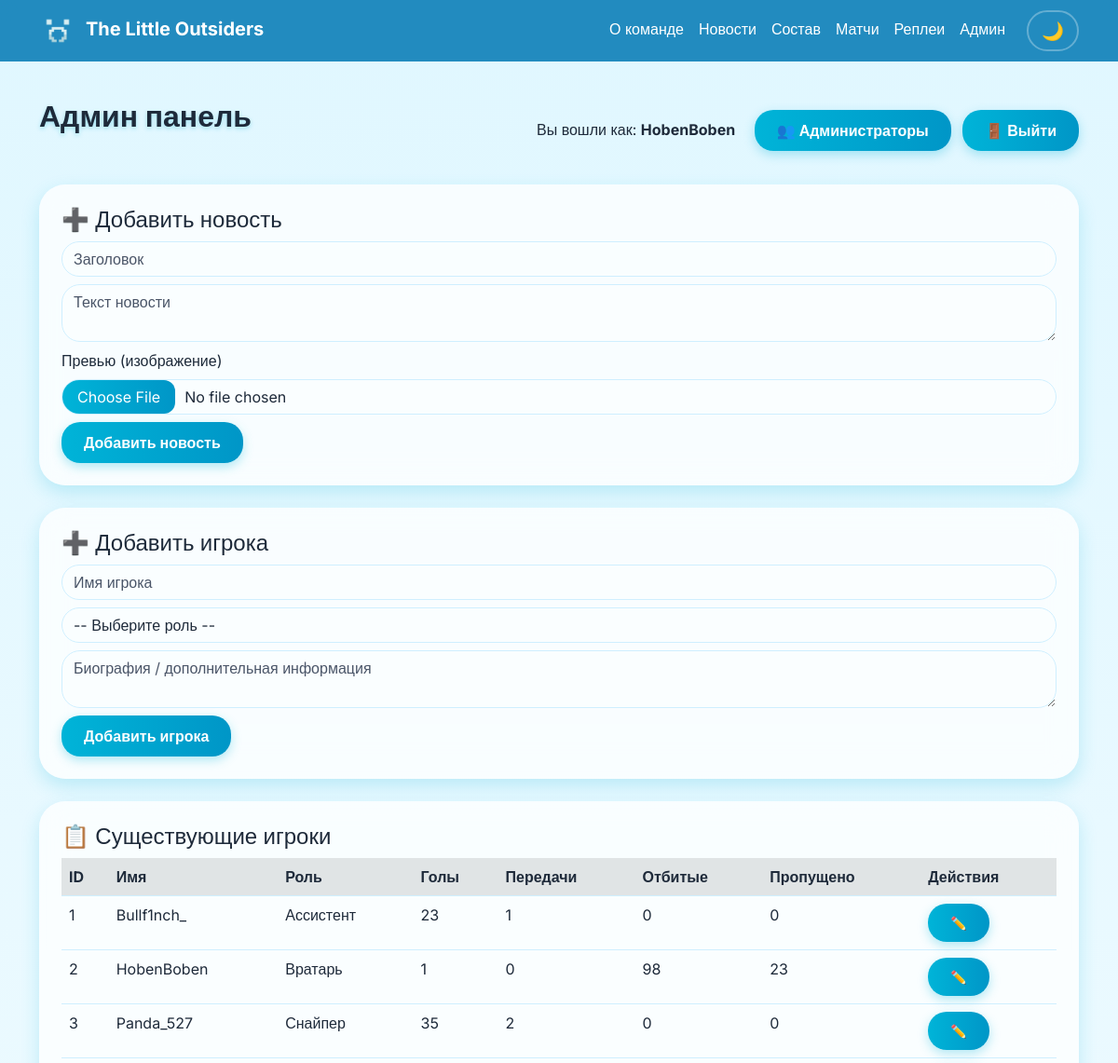
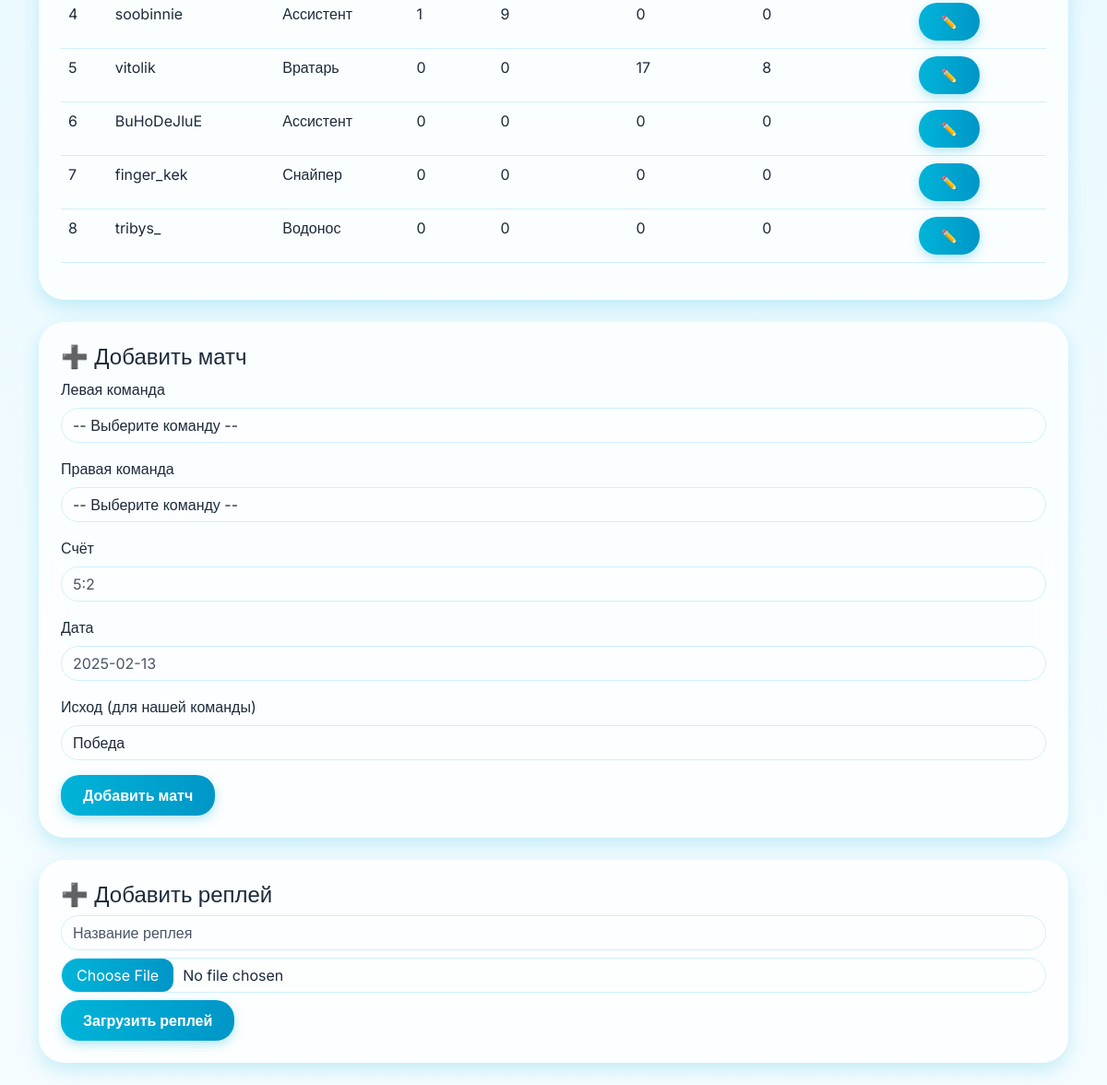
Screenshot of /admin (signed in) with the database file from the repository (2 pictures, top to bottom).
### tables this page shows
CREATE TABLE players (
                id INTEGER PRIMARY KEY,
                name TEXT NOT NULL,
                role TEXT NOT NULL,
                goals INTEGER DEFAULT 0,
                assists INTEGER DEFAULT 0,
                saves INTEGER DEFAULT 0,
                conceded INTEGER DEFAULT 0,
                bio TEXT
            );

### app.py (the view)
@app.route("/admin")
def admin():
    if not session.get("admin_id"):
        return redirect("/login")
    con = db()
    players = con.execute("SELECT id, name, role, goals, assists, saves, conceded, bio FROM players").fetchall()
    teams = con.execute("SELECT * FROM teams ORDER BY name").fetchall()
    con.close()
    return render_template("admin.html", players=players, teams=teams, admin_name=session.get("admin_name"))

### app.py (called while the page is built)
def db():
    return sqlite3.connect(DB_PATH)

### templates/admin.html (shortened to what this page needs)
{% extends "base.html" %}
{% block content %}
<div class="d-flex justify-content-between align-items-center mb-4">
    <h2 class="section-title">Админ панель</h2>
    <div>
        <span class="me-3">Вы вошли как: <strong>{{ admin_name }}</strong></span>
        <a href="/admin/admins" class="btn btn-modern me-2">👥 Администраторы</a>
        <a href="/logout" class="btn btn-modern">🚪 Выйти</a>
    </div>
</div>
<div class="card-modern">
    <h4>➕ Добавить новость</h4>
    <form method="POST" action="/admin/news/add" enctype="multipart/form-data">
        <input class="form-control mb-2" name="title" placeholder="Заголовок" required>
        <textarea class="form-control mb-2" name="text" placeholder="Текст новости" required></textarea>
        <div class="mb-2">
            <label class="form-label">Превью (изображение)</label>
            <input class="form-control" type="file" name="preview" accept="image/*">
        </div>
        <button class="btn btn-modern">Добавить новость</button>
    </form>
</div>
<div class="card-modern">
    <h4>➕ Добавить игрока</h4>
    <form method="POST" action="/admin/player/add" id="playerForm">
        <input class="form-control mb-2" name="name" placeholder="Имя игрока" required>
        <select name="role" class="form-control mb-2" id="roleSelect" required>
            <option value="">-- Выберите роль --</option>
        </select>
        <textarea class="form-control mb-2" name="bio" placeholder="Биография / дополнительная информация"></textarea>
        <button class="btn btn-modern">Добавить игрока</button>
    </form>
</div>
<div class="card-modern">
    <h4>📋 Существующие игроки</h4>
    <div class="table-responsive">
        <table class="table table-hover">
            <thead>
                <tr>
                    <th>ID</th>
                    <th>Имя</th>
                    <th>Роль</th>
                    <th>Голы</th>
                    <th>Передачи</th>
                    <th>Отбитые</th>
                    <th>Пропущено</th>
                    <th>Действия</th>
                </tr>
            </thead>
            <tbody>
                {% for p in players %}
                <tr>
                    <td>{{ p[0] }}</td>
                    <td>{{ p[1] }}</td>
                    <td>
                        {% if p[2] == 'goalie' %}Вратарь
                        {% elif p[2] == 'assistant' %}Ассистент
                        {% elif p[2] == 'sniper' %}Снайпер
                        {% elif p[2] == 'vodonos' %}Водонос
                        {% endif %}
                    </td>
                    <td>{{ p[3] }}</td>
                    <td>{{ p[4] }}</td>
                    <td>{{ p[5] }}</td>
                    <td>{{ p[6] }}</td>
                    <td>
                        <a href="/edit_player/{{ p[0] }}" class="btn btn-sm btn-modern">✏️</a>
                    </td>
                </tr>
                {% endfor %}
            </tbody>
        </table>
    </div>
</div>
<div class="card-modern">
    <h4>➕ Добавить матч</h4>
    <form method="POST" action="/admin/match/add">
        <div class="mb-3">
            <label class="form-label">Левая команда</label>
            <select name="team_left" class="form-control" required>
                <option value="">-- Выберите команду --</option>
            </select>
        </div>
        <div class="mb-3">
            <label class="form-label">Правая команда</label>
            <select name="team_right" class="form-control" required>
                <option value="">-- Выберите команду --</option>
            </select>
        </div>
        <div class="mb-3">
            <label class="form-label">Счёт</label>
            <input class="form-control" name="score" placeholder="5:2" required>
        </div>
        <div class="mb-3">
            <label class="form-label">Дата</label>
            <input class="form-control" name="date" placeholder="2025-02-13" required>
        </div>
        <div class="mb-3">
            <label class="form-label">Исход (для нашей команды)</label>
            <select name="result" class="form-control" required>
                <option value="win">Победа</option>
            </select>
        </div>
        <button class="btn btn-modern">Добавить матч</button>
    </form>
</div>
<div class="card-modern">
    <h4>➕ Добавить реплей</h4>
    <form method="POST" action="/admin/replay/add" enctype="multipart/form-data">
        <input class="form-control mb-2" name="title" placeholder="Название реплея" required>
        <input class="form-control mb-2" type="file" name="replay_file" accept="video/*,.mcworld,.zip" required>
        <button class="btn btn-modern">Загрузить реплей</button>
    </form>
</div>
{% endblock %}

### static/css/style.css (style rules this page uses)
:root { --bg-gradient-start: #e0f7ff; --bg-gradient-end: #f5fcff; --card-bg: rgba(255, 255, 255, 0.75); --text-color: #1e2a3a; --navbar-bg: rgba(0, 120, 180, 0.85); --accent: #00b4d8; --accent-hover: #0096c7; --border-color: #cfefff; --shadow: 0 8px 20px rgba(0, 180, 216, 0.2); --glow: 0 0 15px rgba(0, 180, 216, 0.6); --text-muted: #4a5568; --input-bg: rgba(255, 255, 255, 0.2); }
body { font-family: 'Inter', sans-serif; background: linear-gradient(180deg, var(--bg-gradient-start), var(--bg-gradient-end)); min-height: 100vh; margin: 0; color: var(--text-color); transition: background 0.4s ease, color 0.3s ease; }
.card-modern { background: var(--card-bg); backdrop-filter: blur(15px); border-radius: 28px !important; padding: 24px; margin-bottom: 24px; border: none; color: var(--text-color); transition: transform 0.3s ease, box-shadow 0.3s ease, background 0.3s ease; box-shadow: var(--shadow); }
.btn-modern { background: linear-gradient(90deg, var(--accent), var(--accent-hover)); color: white; border-radius: 20px !important; border: none; padding: 10px 24px; font-weight: 600; transition: 0.25s; box-shadow: 0 4px 12px rgba(0,180,216,0.3); }
.section-title { font-weight: 700; margin-bottom: 30px; color: var(--text-color); text-shadow: 0 2px 5px rgba(0,180,216,0.3); }
input, textarea { border-radius: 20px !important; border: 1px solid var(--border-color) !important; background: var(--input-bg) !important; color: var(--text-color) !important; transition: border 0.2s, box-shadow 0.2s; }
select.form-control, select.form-select { background-color: var(--input-bg) !important; color: var(--text-color) !important; border-color: var(--border-color) !important; border-radius: 20px !important; padding: 0.375rem 2.25rem 0.375rem 0.75rem; }
input[type=file].form-control { background-color: var(--input-bg) !important; color: var(--text-color) !important; border-color: var(--border-color) !important; border-radius: 20px !important; padding: 0.375rem 0.75rem; }
select.form-control option, select.form-select option { background-color: var(--card-bg); color: var(--text-color); }
.fade-in { animation: fade 0.7s cubic-bezier(0.2, 0.9, 0.3, 1); }
a, button { transition: all 0.2s ease; }
input.form-control, textarea.form-control, select.form-control, select.form-select { color: var(--text-color) !important; }
select.form-control option, select.form-select option { color: var(--text-color); background-color: var(--card-bg); }
input::placeholder, textarea::placeholder { color: var(--text-muted) !important; opacity: 0.7; }
input[type=file].form-control { color: var(--text-color) !important; }
.table { color: var(--text-color); background-color: transparent; }
.table > :not(caption) > * > * { background-color: transparent !important; color: var(--text-color) !important; border-bottom-color: var(--border-color); }
.table th, .table td { background-color: transparent !important; color: var(--text-color) !important; }
.table thead th { border-bottom-color: var(--border-color); background-color: rgba(0, 0, 0, 0.1) !important; }

### rows the page displays
players: name "HobenBoben", id "2", role "Вратарь", goals "1", assists "0", saves "98", conceded "23"
players: id "1", name "Bullf1nch_", role "Ассистент", goals "23", assists "1", saves "0", conceded "0"
players: id "3", name "Panda_527", role "Снайпер", goals "35", assists "2", saves "0", conceded "0"
players: id "4", name "soobinnie", role "Ассистент", goals "1", assists "9", saves "0", conceded "0"
players: id "5", name "vitolik", role "Вратарь", goals "0", assists "0", saves "17", conceded "8"
players: id "6", name "BuHoDeJluE", role "Ассистент", goals "0", assists "0", saves "0", conceded "0"
players: id "7", name "finger_kek", role "Снайпер", goals "0", assists "0", saves "0", conceded "0"
players: id "8", name "tribys_", role "Водонос", goals "0", assists "0", saves "0", conceded "0"
